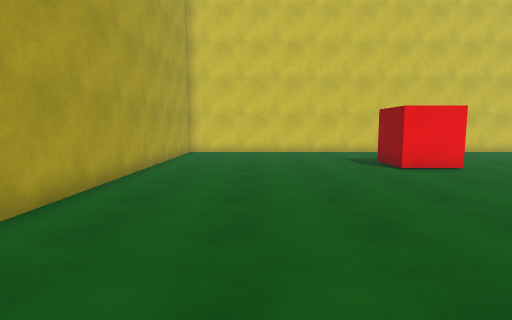
View 1 (above)

17 first-person views from a walk through a Unity game level. The camera is 1.4 m above the floor, tilts 6° down and sees 80° across. The floor is counted in squares, 1 m on a side. Each view is taken from the middle of a square. On the plan, view 1 faces up. The plan holds only what a view shows up to about 14 squares ahead; the rest is blank.

View 2
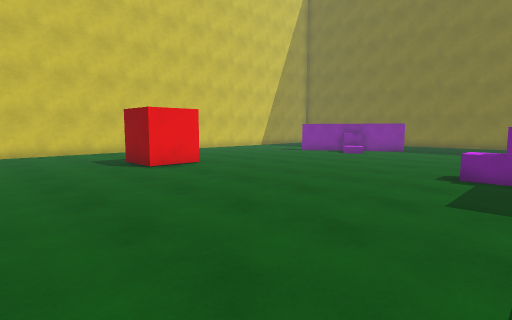

View 3
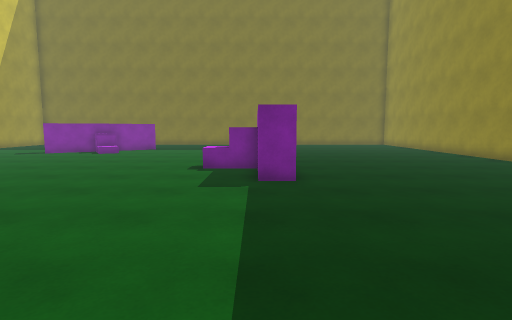

View 4
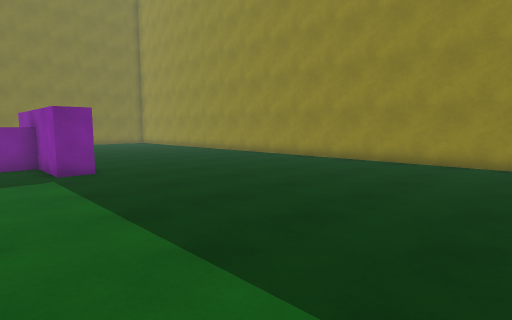

View 5
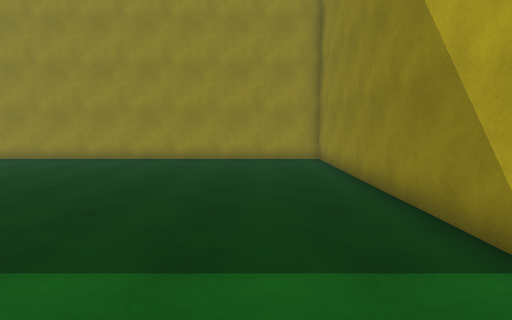

View 6
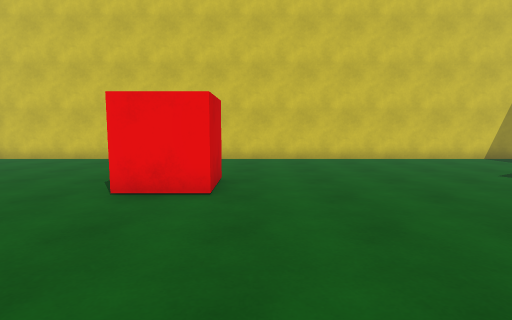

View 7
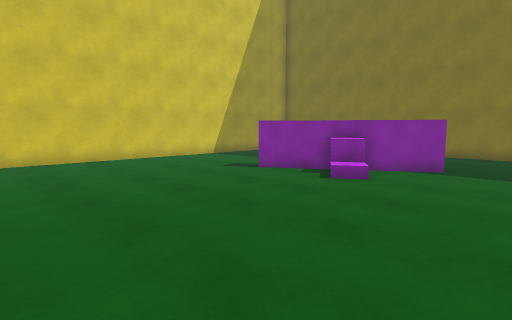

View 8
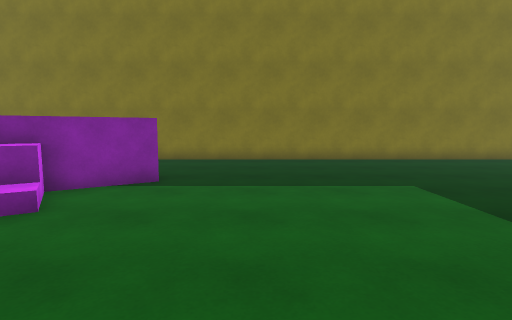

View 9
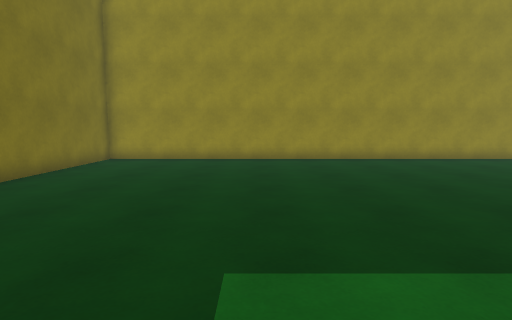

View 10
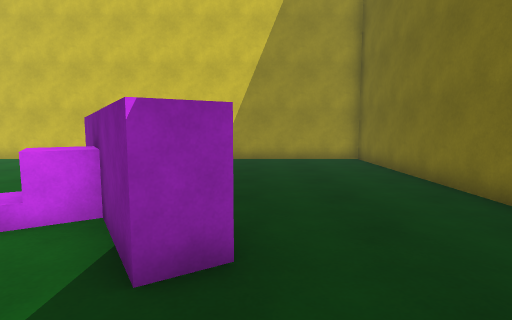

View 11
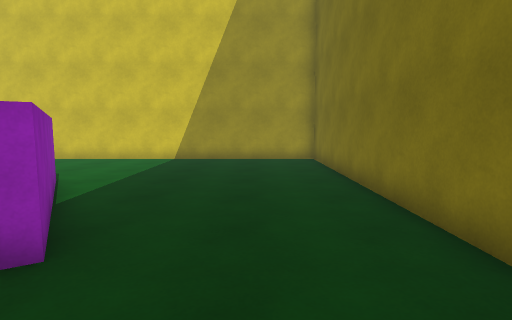

View 12
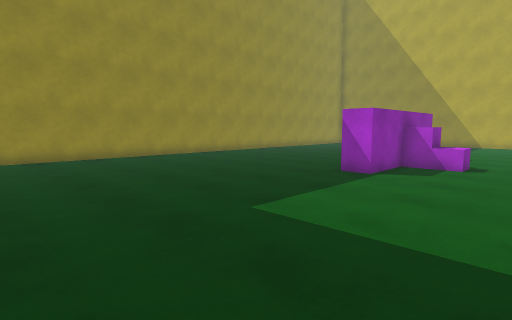

View 13
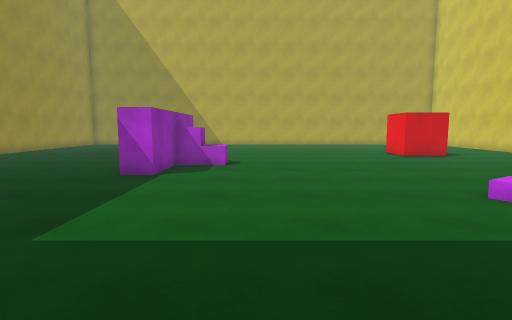

View 14
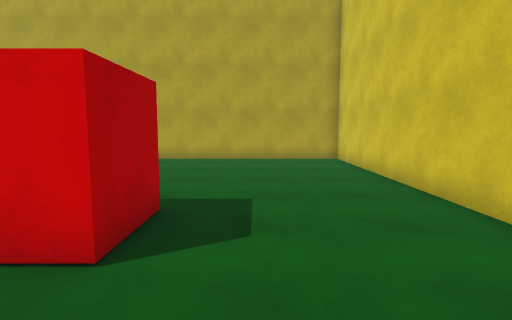

View 15
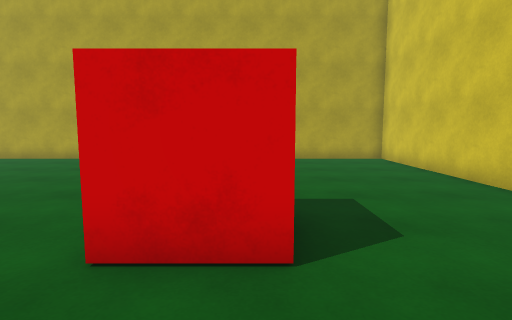

View 16
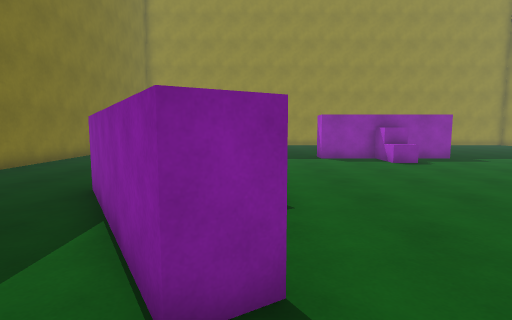

View 17
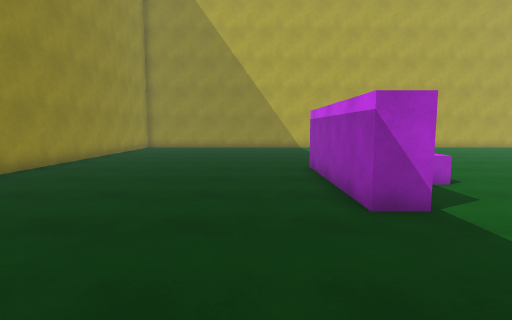

### Floor plan
Points are (right, up) in squares from view 1. A wall is a line through its corners. A room is listed if a view was taken in it or the views show most of it. See-through windows are left out.
Room 1 (views 1, 2, 3, 4, 5, 6, 7, 8, 9, 10, 11, 12, 13, 14, 15, 16, 17)
walls: (7, -0.1) (13, -0.1) (13, -1.1) (7, -1.1) (7, -0.1); (18.9, 6.5) (15.8, 11.6) (16.6, 12.1) (19.8, 7.1) (18.9, 6.5); (-3.8, -10.7) (24.6, -10.7) (24.6, 17.7) (-3.8, 17.7) (-3.8, -10.7)
objects: other object (5, 10) to (7, 12); other object (10, 0) to (10, 1); other object (10, 2); other object (16, 8) to (17, 9)

Positions as (right, up) in squares from view 1, and headings:
1: (0, 0), facing up
2: (0, 0), facing up-right
3: (-1, 0), facing right
4: (-3, 2), facing down-right
5: (-1, 3), facing down
6: (8, 4), facing up
7: (8, 4), facing up-right
8: (11, 4), facing right
9: (18, 3), facing down
10: (20, 4), facing up
11: (22, 4), facing up
12: (22, 4), facing down-left
13: (22, 3), facing left
14: (10, 14), facing left
15: (10, 12), facing left
16: (16, 14), facing down
17: (18, -3), facing left
